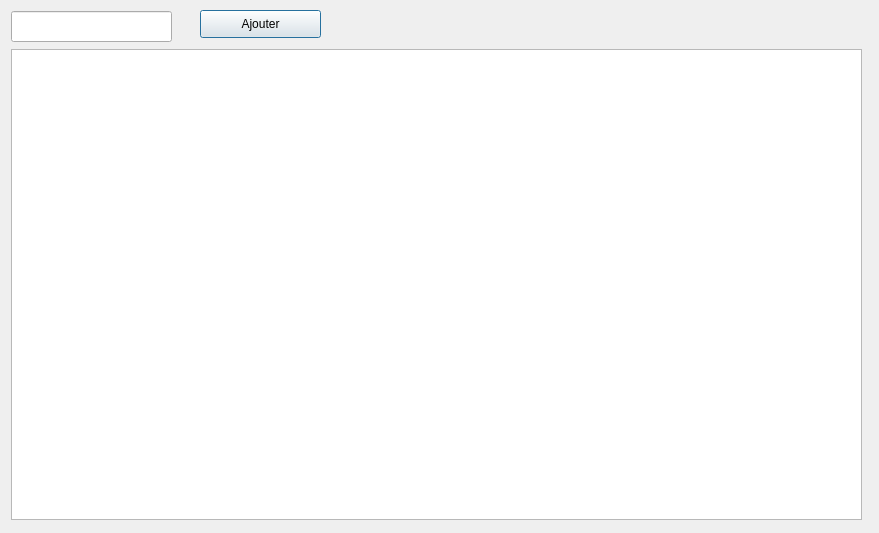
<?xml version="1.0" encoding="UTF-8"?>
<ui version="4.0">
 <class>facture</class>
 <widget class="QDialog" name="facture">
  <property name="geometry">
   <rect>
    <x>0</x>
    <y>0</y>
    <width>879</width>
    <height>533</height>
   </rect>
  </property>
  <property name="windowTitle">
   <string>Dialog</string>
  </property>
  <widget class="QTableView" name="tableView">
   <property name="geometry">
    <rect>
     <x>11</x>
     <y>49</y>
     <width>851</width>
     <height>471</height>
    </rect>
   </property>
  </widget>
  <widget class="QLineEdit" name="le_facture">
   <property name="geometry">
    <rect>
     <x>11</x>
     <y>11</y>
     <width>161</width>
     <height>31</height>
    </rect>
   </property>
  </widget>
  <widget class="QPushButton" name="pb_facture2">
   <property name="geometry">
    <rect>
     <x>200</x>
     <y>10</y>
     <width>121</width>
     <height>28</height>
    </rect>
   </property>
   <property name="text">
    <string>Ajouter</string>
   </property>
  </widget>
 </widget>
 <resources/>
 <connections/>
</ui>
